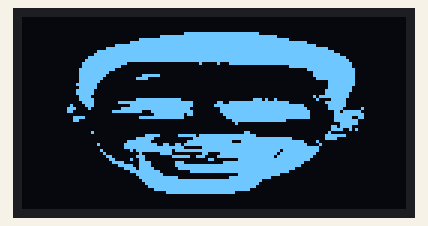
The sketch below on a simulated Arduino Uno, built with avr-gcc and run on an emulated ATmega328P. Parts: 128×64 one-colour display.

Above: at 1.1 s.

The sketch:

OLED_Test.ino
```cpp
#include <Wire.h>
#include <Adafruit_GFX.h>
#include <Adafruit_SSD1306.h>

#define SCREEN_WIDTH 128
#define SCREEN_HEIGHT 64

Adafruit_SSD1306 display(SCREEN_WIDTH, SCREEN_HEIGHT, &Wire, -1);

uint8_t steph[] = {
  0x00,0x00,0x00,0x00,0x00,0x00,0x00,0x00,0x00,0x00,0x00,0x00,0x00,0x00,0x00,0x00,
  0x00,0x00,0x00,0x00,0x00,0x00,0x00,0x00,0x00,0x00,0x00,0x00,0x00,0x00,0x00,0x00,
  0x00,0x00,0x00,0x00,0x00,0x00,0x00,0x00,0x00,0x00,0x00,0x00,0x00,0x00,0x00,0x00,
  0x00,0x00,0x00,0x00,0x00,0x00,0x00,0x00,0x00,0x00,0x00,0x00,0x00,0x00,0x00,0x00,
  0x00,0x00,0x00,0x00,0x00,0x00,0x00,0x00,0x00,0x00,0x00,0x00,0x00,0x00,0x00,0x00,
  0x00,0x00,0x00,0x00,0x00,0x00,0x03,0xFF,0xFF,0xFE,0x00,0x00,0x00,0x00,0x00,0x00,
  0x00,0x00,0x00,0x00,0x00,0x03,0xFF,0xFF,0xFF,0xFF,0xF8,0x00,0x00,0x00,0x00,0x00,
  0x00,0x00,0x00,0x00,0x01,0xFF,0xFF,0xFF,0xFF,0xFF,0xFF,0x80,0x00,0x00,0x00,0x00,
  0x00,0x00,0x00,0x00,0x0F,0xFF,0xFF,0xFF,0xFF,0xFF,0xFF,0xFE,0x00,0x00,0x00,0x00,
  0x00,0x00,0x00,0x01,0xFF,0xFF,0xFF,0xFF,0xFF,0xFF,0xFF,0xFF,0xC0,0x00,0x00,0x00,
  0x00,0x00,0x00,0x0F,0xFF,0xFF,0xFF,0xFF,0xFF,0xFF,0xFF,0xFF,0xFC,0x00,0x00,0x00,
  0x00,0x00,0x00,0x7F,0xFF,0xFF,0xFF,0xFF,0xFF,0xFF,0xFF,0xFF,0xFF,0x00,0x00,0x00,
  0x00,0x00,0x00,0xFF,0xFF,0xFF,0xFF,0xFF,0xFF,0xFF,0xFF,0xFF,0xFF,0xC0,0x00,0x00,
  0x00,0x00,0x03,0xFF,0xFF,0xFF,0xFF,0xFF,0xFF,0xFF,0xFF,0xFF,0xFF,0xF0,0x00,0x00,
  0x00,0x00,0x07,0xFF,0xFF,0xFF,0xFF,0xFF,0xFF,0xFF,0xFF,0xFF,0xFF,0xF8,0x00,0x00,
  0x00,0x00,0x0F,0xFF,0xE0,0x00,0x00,0x10,0x47,0xFF,0xFF,0xFF,0xFF,0xFC,0x00,0x00,
  0x00,0x00,0x0F,0xFF,0x80,0x00,0x00,0x00,0x00,0x00,0x00,0x7F,0xFF,0xFC,0x00,0x00,
  0x00,0x00,0x1F,0xFE,0x00,0x00,0x00,0x00,0x00,0x00,0x00,0x01,0xFF,0xFE,0x00,0x00,
  0x00,0x00,0x1F,0xF8,0x00,0x00,0x00,0x00,0x00,0x00,0x00,0x00,0x7F,0xFE,0x00,0x00,
  0x00,0x00,0x1F,0xF0,0x00,0xFC,0x00,0x00,0x00,0x00,0x00,0x00,0x7F,0xFE,0x00,0x00,
  0x00,0x00,0x1F,0xE0,0x03,0xC0,0x00,0x00,0x00,0x00,0x00,0x00,0x3F,0xFE,0x00,0x00,
  0x00,0x00,0x1F,0xC0,0x00,0x00,0x00,0x00,0x00,0x00,0x00,0x00,0x03,0xFE,0x00,0x00,
  0x00,0x00,0x3F,0x80,0x00,0x00,0x00,0x00,0x00,0x00,0x00,0x00,0x03,0xFE,0x00,0x00,
  0x00,0x00,0x1F,0x80,0x00,0x00,0x00,0x00,0x00,0x00,0x00,0x00,0x03,0xFC,0x00,0x00,
  0x00,0x00,0x3F,0x00,0x00,0x00,0x00,0x00,0x00,0x00,0x00,0x00,0x07,0xFC,0x00,0x00,
  0x00,0x00,0x3F,0x00,0x00,0x00,0x00,0x00,0x00,0x00,0x00,0x00,0x07,0xF8,0x00,0x00,
  0x00,0x00,0x1E,0x00,0x00,0x00,0x00,0x00,0x00,0x00,0x00,0x00,0x5F,0xF8,0x00,0x00,
  0x00,0x00,0x1F,0x00,0x03,0xFF,0xF8,0x00,0x00,0x07,0x48,0x00,0x21,0xF0,0x00,0x00,
  0x00,0x00,0x0F,0x00,0xFF,0xFF,0xFF,0x80,0x67,0xFF,0xFF,0x80,0x07,0xF0,0x00,0x00,
  0x00,0x00,0x87,0x00,0x0F,0xFF,0xFF,0x80,0xFF,0xFF,0xFF,0xFC,0x03,0xF0,0x00,0x00,
  0x00,0x01,0xC2,0x00,0x7F,0xFF,0xFF,0x00,0x3F,0xFF,0xFF,0xFE,0x03,0xE0,0x40,0x00,
  0x00,0x01,0x80,0x03,0xFF,0x1F,0xFF,0x80,0x3F,0xFF,0xFF,0xFF,0x00,0xDF,0x80,0x00,
  0x00,0x00,0x00,0x00,0x00,0x0F,0xFD,0x80,0x1F,0xFF,0xFF,0xFF,0x00,0xFF,0xC0,0x00,
  0x00,0x00,0x78,0x00,0x01,0xFF,0xFC,0x00,0x0F,0xFF,0xFF,0xFF,0x00,0xFC,0xC0,0x00,
  0x00,0x00,0x60,0x00,0x00,0x00,0x00,0x00,0x03,0xFF,0xFF,0x00,0x00,0xFF,0x00,0x00,
  0x00,0x00,0x00,0x00,0x00,0x00,0x00,0x00,0x01,0x00,0x00,0x00,0x00,0x3F,0x00,0x00,
  0x00,0x00,0x00,0x00,0x00,0x00,0x00,0x00,0x00,0x00,0x00,0x00,0x01,0xBC,0x00,0x00,
  0x00,0x00,0x00,0x00,0x00,0x00,0x00,0x00,0x00,0x00,0x00,0x00,0x01,0xE5,0x00,0x00,
  0x00,0x00,0x01,0x00,0x00,0x00,0x00,0x00,0x00,0x30,0x00,0x00,0x02,0x00,0x00,0x00,
  0x00,0x00,0x00,0x00,0x00,0x7C,0x0F,0xDF,0xFF,0xFC,0x00,0x00,0x07,0xF0,0x00,0x00,
  0x00,0x00,0x00,0x00,0x03,0xF0,0x00,0x7F,0xFF,0xFF,0xFF,0xC0,0x07,0x80,0x00,0x00,
  0x00,0x00,0x00,0x00,0x1F,0xE0,0x01,0xFF,0xFC,0x7F,0xFF,0xFC,0x20,0x00,0x00,0x00,
  0x00,0x00,0x00,0x40,0x3F,0xF9,0x9B,0xFF,0xFF,0xFF,0xFF,0xFE,0x10,0x00,0x00,0x00,
  0x00,0x00,0x00,0x00,0x3F,0xFF,0xFC,0x0F,0xFF,0xFF,0xFF,0xFF,0xE0,0x00,0x00,0x00,
  0x00,0x00,0x00,0x20,0x0B,0xFF,0xDF,0xFF,0xFF,0xFF,0xFD,0xFF,0xE0,0x00,0x00,0x00,
  0x00,0x00,0x00,0x10,0x01,0x03,0xC0,0x0C,0x3F,0xFF,0xFB,0xFF,0xC0,0x00,0x00,0x00,
  0x00,0x00,0x00,0x0C,0x03,0x80,0x3F,0x38,0x7F,0xFF,0xF7,0xFF,0x80,0x00,0x00,0x00,
  0x00,0x00,0x00,0x06,0x09,0x80,0x00,0x03,0x00,0xFF,0xFF,0xFF,0x00,0x00,0x00,0x00,
  0x00,0x00,0x00,0x03,0xC1,0xE0,0x1C,0x00,0x1F,0xFF,0xFF,0xFC,0x00,0x00,0x00,0x00,
  0x00,0x00,0x00,0x00,0xF9,0xE0,0x1F,0xFF,0xFF,0xFF,0xFF,0xF8,0x00,0x00,0x00,0x00,
  0x00,0x00,0x00,0x00,0x3D,0xF0,0x0F,0xFF,0xFF,0xFF,0xFF,0xE0,0x00,0x00,0x00,0x00,
  0x00,0x00,0x00,0x00,0x0F,0xFC,0x00,0xFF,0xFF,0xFF,0xFF,0x80,0x00,0x00,0x00,0x00,
  0x00,0x00,0x00,0x00,0x03,0xFE,0x00,0x00,0x00,0xFF,0xFC,0x00,0x00,0x00,0x00,0x00,
  0x00,0x00,0x00,0x00,0x01,0xFF,0xF0,0x00,0x07,0xFF,0xE0,0x00,0x00,0x00,0x00,0x00,
  0x00,0x00,0x00,0x00,0x00,0xFF,0xFF,0xFF,0xFF,0xFF,0x00,0x00,0x00,0x00,0x00,0x00,
  0x00,0x00,0x00,0x00,0x00,0x7F,0xFF,0xFF,0xFF,0xFE,0x00,0x00,0x00,0x00,0x00,0x00,
  0x00,0x00,0x00,0x00,0x00,0x3F,0xFF,0xFF,0xFF,0xFC,0x00,0x00,0x00,0x00,0x00,0x00,
  0x00,0x00,0x00,0x00,0x00,0x0F,0xFF,0xFF,0xFF,0xF0,0x00,0x00,0x00,0x00,0x00,0x00,
  0x00,0x00,0x00,0x00,0x00,0x00,0xFF,0xFF,0xFE,0x00,0x00,0x00,0x00,0x00,0x00,0x00,
  0x00,0x00,0x00,0x00,0x00,0x00,0x00,0x00,0x00,0x00,0x00,0x00,0x00,0x00,0x00,0x00,
  0x00,0x00,0x00,0x00,0x00,0x00,0x00,0x00,0x00,0x00,0x00,0x00,0x00,0x00,0x00,0x00,
  0x00,0x00,0x00,0x00,0x00,0x00,0x00,0x00,0x00,0x00,0x00,0x00,0x00,0x00,0x00,0x00,
  0x00,0x00,0x00,0x00,0x00,0x00,0x00,0x00,0x00,0x00,0x00,0x00,0x00,0x00,0x00,0x00,
  0x00,0x00,0x00,0x00,0x00,0x00,0x00,0x00,0x00,0x00,0x00,0x00,0x00,0x00,0x00,0x00
};

void setup() {
  Serial.begin(115200);
  if(!display.begin(SSD1306_SWITCHCAPVCC, 0x3C)) {
    Serial.println("SSD1306 allocation failed");
    for(;;);
  }

  delay(1000);

  display.clearDisplay();
  display.drawBitmap(0, 0, steph, 128, 64, 1);
  display.display();
}

void loop() {}
```
